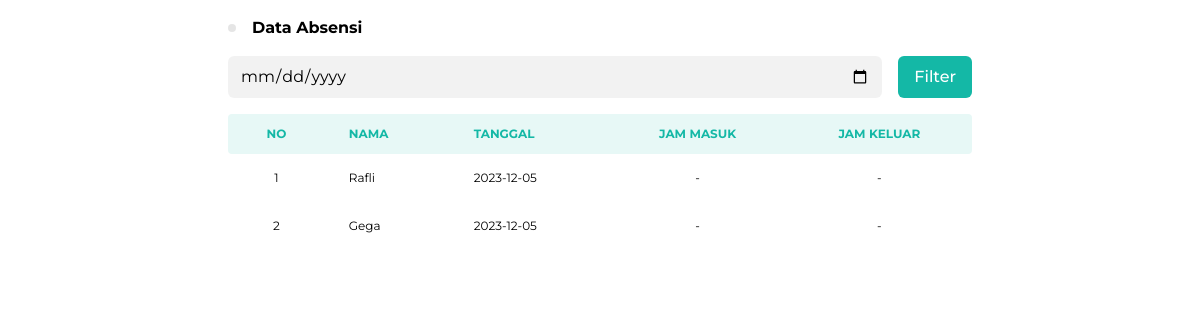
The page /src/pages/data_absen.php on the database its author committed.
### tables this page shows
CREATE TABLE `siswa` (
  `id` int(11) NOT NULL,
  `nis` varchar(255) NOT NULL,
  `card_no` varchar(255) NOT NULL,
  `name` varchar(255) NOT NULL
);

### src/pages/data_absen.php (the view, shortened to what this page needs)
<!DOCTYPE html>
<html lang="en">
<head>
  <link rel="stylesheet" href="../../assets/css/output.css">
</head>
<body class="min-h-screen bg-white w-full flex justify-center">
  <div class='flex flex-col w-full max-w-screen-md min-h-full'>
    <div class='px-3 flex flex-col w-full min-h-full'>
      <div class="py-4 flex gap-4 items-center">
        <a href="../../index.php" class="p-1 bg-black bg-opacity-10 rounded">
        </a>
        <div class="font-bold">
          Data Absensi
        </div>
      </div>
      <form method="POST" action="../utils/data_absen_filter.php" class="pb-4 flex gap-4 w-full">
        <input type="date" name="date" class="form-input">
        <button type="submit" class="button min-w-fit bg-teal-500 text-white">
          Filter
        </button>
      </form>
      <div class="block w-full overflow-x-auto">
        <table class="w-full border-collapse ">
          <thead class="bg-teal-500 bg-opacity-10 text-teal-500">
            <tr>
              <th class="px-6 py-3 font-bold text-center text-xs uppercase rounded-l align-middle">
                No
              </th>
              <th class="px-6 py-3 font-bold text-left text-xs uppercase align-middle">
                Nama
              </th>
              <th class="px-6 py-3 font-bold text-left text-xs uppercase align-middle">
                Tanggal
              </th>
              <th class="px-6 py-3 font-bold text-center text-xs uppercase align-middle">
                Jam Masuk
              </th>
              <th class="px-6 py-3 font-bold text-center text-xs uppercase rounded-r align-middle">
                Jam Keluar
              </th>
            </tr>
          </thead>
          <tbody>
            <?php
            require_once "../../config/database.php";
            if (isset($_GET["date"])) {
              $tanggal = date($_GET["date"]);
            } else {
              $tanggal = date('Y-m-d');
            }
            $command_get_all_users = "SELECT * FROM siswa";
            $all_users = $connect->query($command_get_all_users);
            $i = 0;
            while ($user = $all_users->fetch_assoc()) {
              $result[$i]["name"] = $user["name"];
              $result[$i]["nis"] = $user["nis"];
              $result[$i]["card_no"] = $user["card_no"];
              $result[$i]["date"] = $tanggal;
              $result[$i]["jam_masuk"] = "-";
              $result[$i]["jam_keluar"] = "-";
              $i++;
            }
            $no = 0;
            foreach ($result as $data) {
              $no++;
            ?>
              <tr>
                <td class="text-center px-6 text-xs whitespace-nowrap p-4">
                  <?= $no ?>
                </td>
                <td class="px-6 text-xs whitespace-nowrap p-4 ">
                  <?= $data["name"] ?>
                </td>
                <td class="px-6 text-xs whitespace-nowrap p-4">
                  <?= $data["date"] ?>
                </td>
                <td class="text-center px-6 text-xs whitespace-nowrap p-4">
                  <?= $data["jam_masuk"] ?>
                </td>
                <td class="text-center px-6 text-xs whitespace-nowrap p-4">
                  <?= $data["jam_keluar"] ?>
                </td>
              </tr>
            <?php } ?>
          </tbody>
        </table>
      </div>
    </div>
  </div>
</body>
</html>

### rows shown on the page
siswa: name "Rafli", date "2023-12-05", jam_masuk "-", jam_keluar "-"
siswa: name "Gega", date "2023-12-05", jam_masuk "-", jam_keluar "-"
